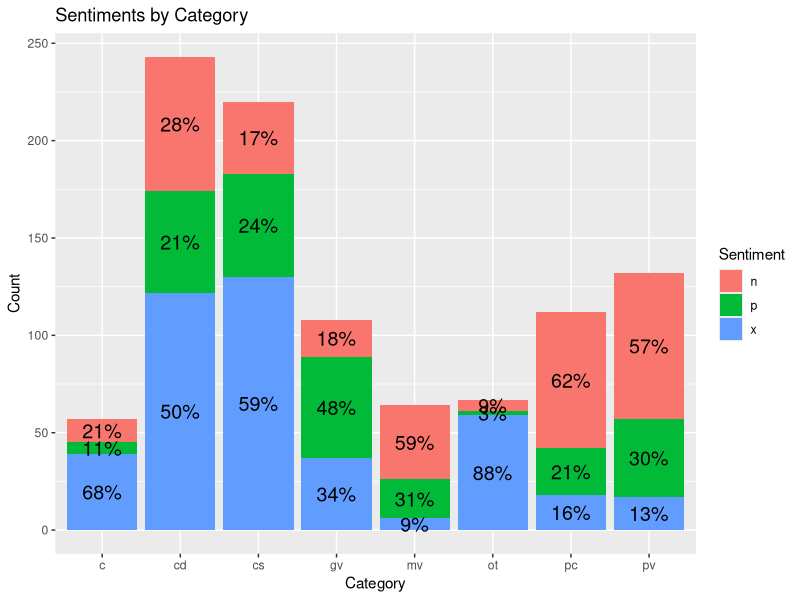

Recreate this plot in R.
# This script creates a stacked bar plot of the sentiments by category

library(ggplot2)
library(tidyverse)
library(here)

annotated_1000_combined=read_csv(here("annotated_1000_combined.csv"))
sentiment_by_coding=annotated_1000_combined%>%
  group_by(coding,sentiment)%>%
  summarise(n=n(),.groups="keep")%>%
  ungroup(sentiment)%>%
  mutate(percent=n/sum(n))

sentiment_by_coding$percent=sentiment_by_coding$percent%>%round(digits=2)

ggplot(sentiment_by_coding, aes(x=coding, y=n, fill=sentiment)) +
  geom_bar(stat="identity", position="stack") +
  ylab("Count") +
  xlab("Category") +
  ggtitle("Sentiments by Category") +
  labs(fill='Sentiment') +
  geom_text(aes(label = paste0(percent*100,"%")), 
           position = position_stack(vjust = 0.5), size = 5)